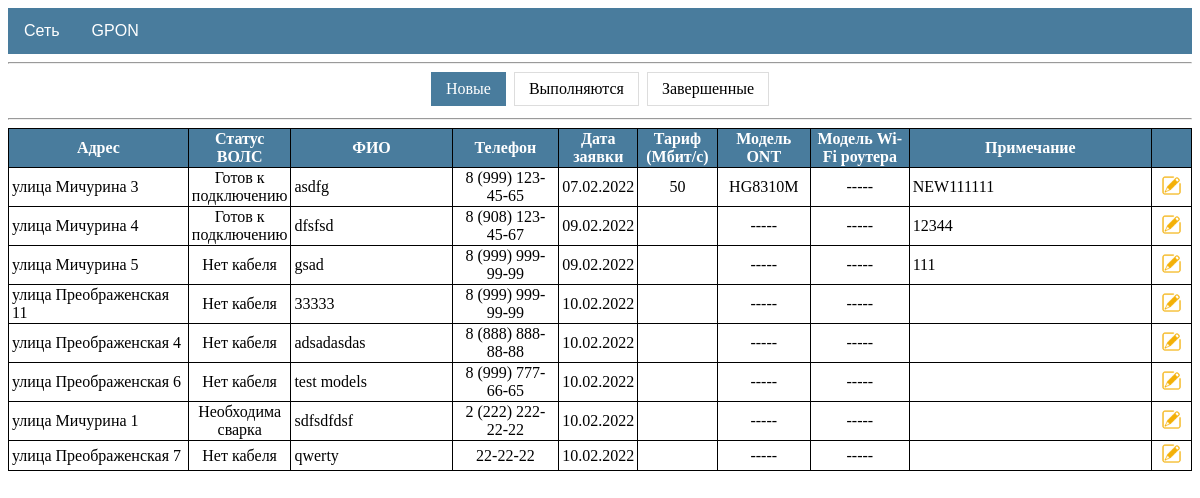
/gpon/requests/new/, run on the app's committed database.
### gpon/models.py (models this page shows, shortened)
class Request(models.Model):
    user = models.ForeignKey(User, on_delete=models.CASCADE, blank=True, null=True, related_name='user', verbose_name='Пользователь')
    address = models.OneToOneField(House, on_delete=models.CASCADE, verbose_name='Адрес')
    name = models.CharField(max_length=50, verbose_name='ФИО')
    phone = models.CharField(max_length=50, verbose_name='Телефон')
    date_req = models.DateField(auto_now_add=True, verbose_name='Дата заявки')
    date_con = models.DateTimeField(blank=True, null=True, verbose_name='Дата подключения')
    tariff = models.ForeignKey(Tariff, on_delete=models.CASCADE, blank=True, null=True, verbose_name='Тариф')
    discount = models.PositiveIntegerField(default=0, verbose_name='Скидка')
    price_con = models.PositiveIntegerField(default=0, verbose_name='Цена подключения')
    ont = models.ForeignKey(Product, on_delete=models.CASCADE, blank=True, null=True, related_name='ont', verbose_name='Модель ONT')
    router = models.ForeignKey(Product, on_delete=models.CASCADE, blank=True, null=True, related_name='router', verbose_name='Модель Wi-Fi роутера')
    note = models.TextField(blank=True, verbose_name='Примечание')
    time = models.DateTimeField(auto_now=True, verbose_name='Время изменения')
    installer = models.ManyToManyField(User, blank=True, related_name='installer', verbose_name='Монтажники')
    manager = models.ForeignKey(User, blank=True, null=True, on_delete=models.CASCADE, related_name='manager', verbose_name='Менеджер')
    status = models.BooleanField(default=False)
    class Meta:
        ordering = ['id']

class House(models.Model):
    cable = 'Нет кабеля'
    welding = 'Необходима сварка'
    ready = 'Готов к подключению'
    type = [(cable, 'Нет кабеля'), (welding, 'Необходима сварка'), (ready, 'Готов к подключению')]
    address = models.OneToOneField(Address, on_delete=models.CASCADE, unique=True, verbose_name='Адрес')
    status = models.CharField(max_length=20, choices=type, default=cable, verbose_name='Статус')
    note = models.TextField(blank=True, verbose_name='Примечание')
    time = models.DateTimeField(auto_now=True, verbose_name='Дата изменения')
    class Meta:
        ordering = ['address']
    def __str__(self):
        return f'{self.address}'

class Tariff(models.Model):
    name = models.CharField(max_length=50, unique=True, verbose_name='Название тарифа')
    speed = models.IntegerField(default='100', verbose_name='Скорость Мбит/с')
    price = models.IntegerField(verbose_name='Стоимость тарифа')

### addressbook/models.py (models this page shows)
class Address(models.Model):
    avenue = 'проспект'
    street = 'улица'
    boulevard = 'бульвар'
    passage = 'проезд'
    lane = 'переулок'
    highway = 'шоссе'
    list = [(avenue, 'проспект'), (street, 'улица'), (boulevard, 'бульвар'), (passage, 'проезд'),
            (lane, 'переулок'), (highway, 'шоссе')]
    address_type = models.CharField(max_length=10, choices=list, default=street, verbose_name='Тип')
    address_name = models.CharField(max_length=50, verbose_name='Название')
    address_house = models.CharField(max_length=5, verbose_name='Номер дома')
    class Meta:
        ordering = ['address_type', 'address_name', 'address_house']
    def __str__(self):
        return f'{self.address_type} {self.address_name} {self.address_house}'

### storage/models.py (models this page shows, shortened)
class Product(models.Model):
    category = models.ForeignKey(Category, on_delete=models.CASCADE, verbose_name='Категория')
    type = models.ForeignKey(Type, on_delete=models.CASCADE, verbose_name='Тип')
    name = models.CharField(max_length=50, unique=True, verbose_name='Название')
    quality = models.PositiveIntegerField(default=0, verbose_name='Количество')
    price = models.PositiveIntegerField(default=0, verbose_name='Цена')
    description = models.CharField(max_length=100, blank=True, verbose_name='Описание')
    slug = models.SlugField(max_length=100, unique=True, verbose_name='URL')
    def __str__(self):
        return f'{self.name}'

### gpon/views.py (the view)
# urls.py: path('requests/new/', RequestList.as_view(template_name='gpon/requests_new.html'), name='requests_new'),
class RequestList(ListView):
    model = Request
    context_object_name = 'requests'
    paginate_by = 8
    def get_context_data(self, **kwargs):
        context = super().get_context_data(**kwargs)
        context['is_new'] = Request.objects.filter(status='False', date_con__isnull=True).order_by('-id')
        context['in_progress'] = Request.objects.filter(status='False').exclude(date_con__isnull=True).order_by('date_con')
        context['is_completed'] = Request.objects.filter(status='True').order_by('-id')
        context['total_requests'] = Request.objects.all()
        context['total_houses'] = House.objects.all()
        context['cable_houses'] = House.objects.filter(status='Нет кабеля')
        context['welding_houses'] = House.objects.filter(status='Необходима сварка')
        context['ready_houses'] = House.objects.filter(status='Готов к подключению')
        context['sold_routers'] = Request.objects.filter(status='True').exclude(router__isnull=True)
        return context
    """
    Переопределяем queryset в зависимости от url запроса.
    """
    def get_queryset(self):
        qs = self.model.objects.all()
        url = self.request.get_full_path()
        if 'new' in url:
            qs = qs.filter(status='False', date_con__isnull=True).order_by('date_req')
        elif 'in-progress' in url:
            qs = qs.filter(status='False').exclude(date_con__isnull=True).order_by('date_con')
        elif 'completed' in url:
            qs = qs.filter(status='True').order_by('-date_con')
        return qs

### templates/gpon/requests_new.html
{%extends 'default.html' %}
{% block content %}
<hr>
<div class="center">
  <div class="menu-status">
    <a class="active" href="{% url 'requests_new' %}">Новые</a>
    <a href="{% url 'requests_in_progress' %}">Выполняются</a>
    <a href="{% url 'requests_completed' %}">Завершенные</a>
  </div>
</div>
<hr>
{%  if requests %}
    <table class="table_gpon">
        <tr>
            <th style="width: 220px">
                Адрес
            </th>
            <th>
                Статус ВОЛС
            </th>
            <th style="width: 220px">
                ФИО
            </th>
            <th style="width: 130px">
                Телефон
            </th>
            <th style="width: 60px">
                Дата заявки
            </th>
            <th style="width: 90px">
                Тариф (Мбит/с)
            </th>
            <th style="width: 100px">
                Модель ONT
            </th>
            <th style="width: 120px">
                Модель Wi-Fi роутера
            </th>
            <th style="width: 350px">
               Примечание
            </th>
            <th style="width: 20px">
            </th>
        </tr>
    {% for house in requests %}
        <tr>
            <td style="text-align: left">
                {{ house.address }}
            </td>
            <td>
                {{ house.address.status }}
            </td>
            <td style="text-align: left">
                {{ house.name }}
            </td>
            <td>
                {{ house.phone }}
            </td>
            <td>
                {{ house.date_req|date:'d.m.Y' }}
            </td>
            <td>
                {{ house.tariff.speed }}
            </td>
            <td>
                {% if house.ont is None %}
                    -----
                {% else %}
                    {{ house.ont }}
                {% endif %}
            </td>
            <td>
                {% if house.router is None %}
                    -----
                {% else %}
                    {{ house.router }}
                {% endif %}
            </td>
            <td style="text-align: left">
                {{ house.note }}
            </td>
            <td>
                <a href="{% url 'request_update' house.pk %}" title="Изменить">
                    <img src="/static/images/icon_edit.png" width="23" height="23">
                </a>
            </td>
        </tr>
    {% endfor %}
    </table>
{%  else %}
    <h2 class="center">Заявок нет</h2>
{% endif %}
<br>
{% include "pagination.html" %}
{% endblock content %}

### static/css/default.css (style rules this page uses)
.table_default th, td { position: relative; border: 1px solid black; padding: 5px; word-wrap:break-word; }
.table_detail th, td { position: relative; border: 1px solid black; padding: 5px; word-wrap:break-word; }
.table_gpon { border-collapse: collapse; border-spacing: 1px; table-layout: fixed; margin: auto; }
.table_gpon th, td { border: 1px solid black; padding: 1px 3px; word-wrap:break-word; }
.table_gpon th { background: #497c9d; color: #fff; }
.table_gpon td { text-align: center; }
.table_gpon td a { text-align: center; text-decoration: none; left: 0; right: 0; top: 0; bottom: 0; color: #497c9d; padding: 5px; }
.center { text-align: center; }
.menu-status { display: inline-block; }
.menu-status a { color: black; float: left; padding: 7px 14px; text-decoration: none; transition: background-color .3s; border: 1px solid #ddd; margin: 0 4px; }
.menu-status a.active { background-color: #497c9d; color: white; border: 1px solid #497c9d; }

### data on the page
Request: address "улица Мичурина 3", address.status "Готов к подключению", name "asdfg", phone "8 (999) 123-45-65", date_req "07.02.2022", tariff.speed "50", ont "HG8310M", note "NEW111111"
Request: address "улица Мичурина 4", address.status "Готов к подключению", name "dfsfsd", phone "8 (908) 123-45-67", date_req "09.02.2022", note "12344"
Request: address "улица Мичурина 5", address.status "Нет кабеля", name "gsad", phone "8 (999) 999-99-99", date_req "09.02.2022", note "111"
Request: address "улица Преображенская 11", address.status "Нет кабеля", name "33333", phone "8 (999) 999-99-99", date_req "10.02.2022"
Request: address "улица Преображенская 4", address.status "Нет кабеля", name "adsadasdas", phone "8 (888) 888-88-88", date_req "10.02.2022"
Request: address "улица Преображенская 6", address.status "Нет кабеля", name "test models", phone "8 (999) 777-66-65", date_req "10.02.2022"
Request: address "улица Мичурина 1", address.status "Необходима сварка", name "sdfsdfdsf", phone "2 (222) 222-22-22", date_req "10.02.2022"
Request: address "улица Преображенская 7", address.status "Нет кабеля", name "qwerty", phone "22-22-22", date_req "10.02.2022"
